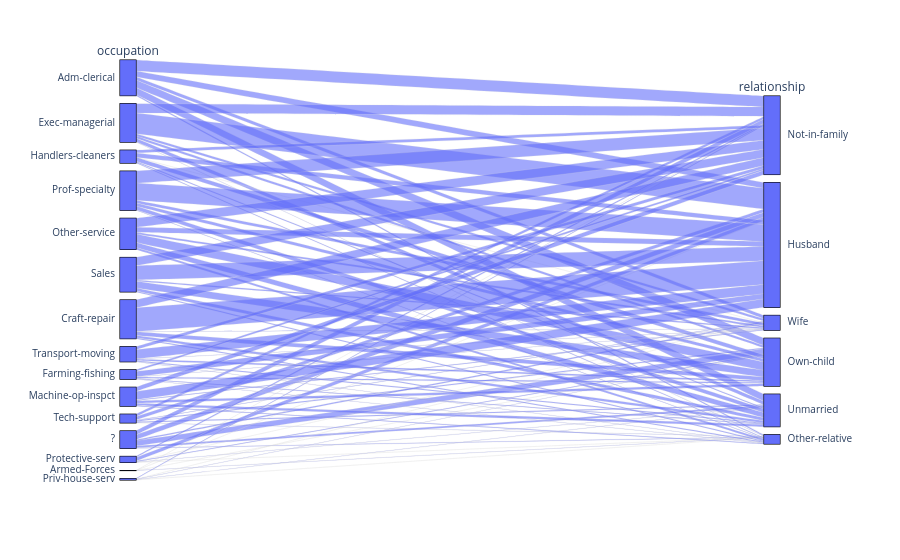

The notebook cell saved with this chart:
### Code cell
grafico = px.parallel_categories(base_census, dimensions=['occupation', 'relationship'])
grafico.show()

### Figure 1 — Plotly figure (JSON) as saved in the notebook; plotly's stock layout.template omitted (floating-point values rounded to 4 significant figures; data arrays with more than 128 entries replaced by an {"elided": "..."} marker saying what was removed)
{"data": [{"dimensions": [{"label": "occupation", "values": {"elided": "32561 str values"}}, {"label": "relationship", "values": {"elided": "32561 str values"}}], "domain": {"x": [0.0, 1.0], "y": [0.0, 1.0]}, "name": "", "type": "parcats"}], "layout": {"legend": {"tracegroupgap": 0}, "margin": {"t": 60}}}
